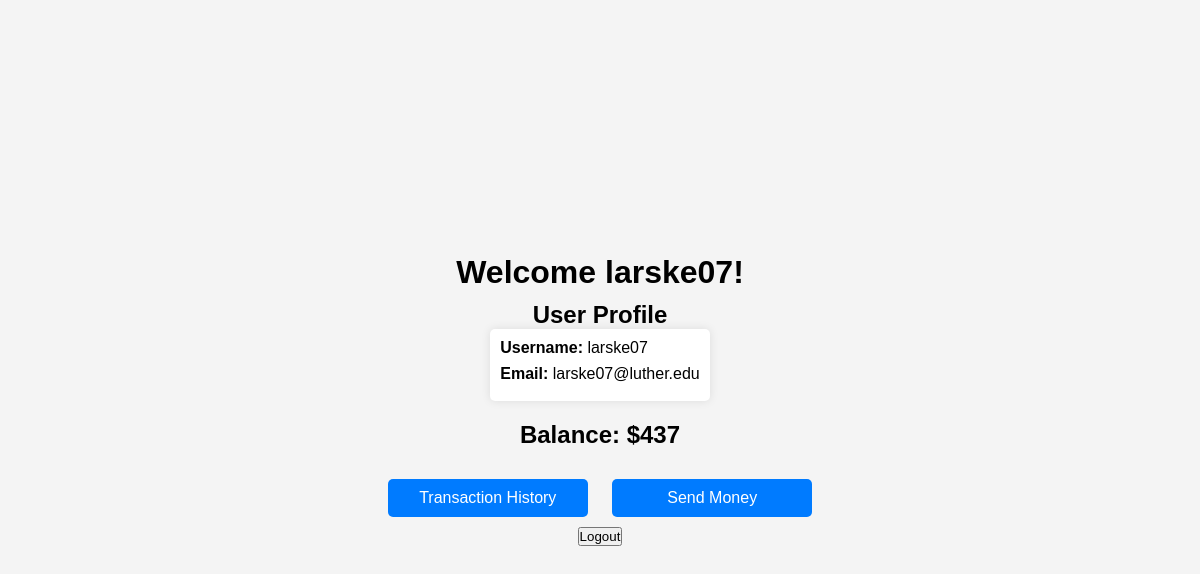
Page / (signed in) on the earlier database version.
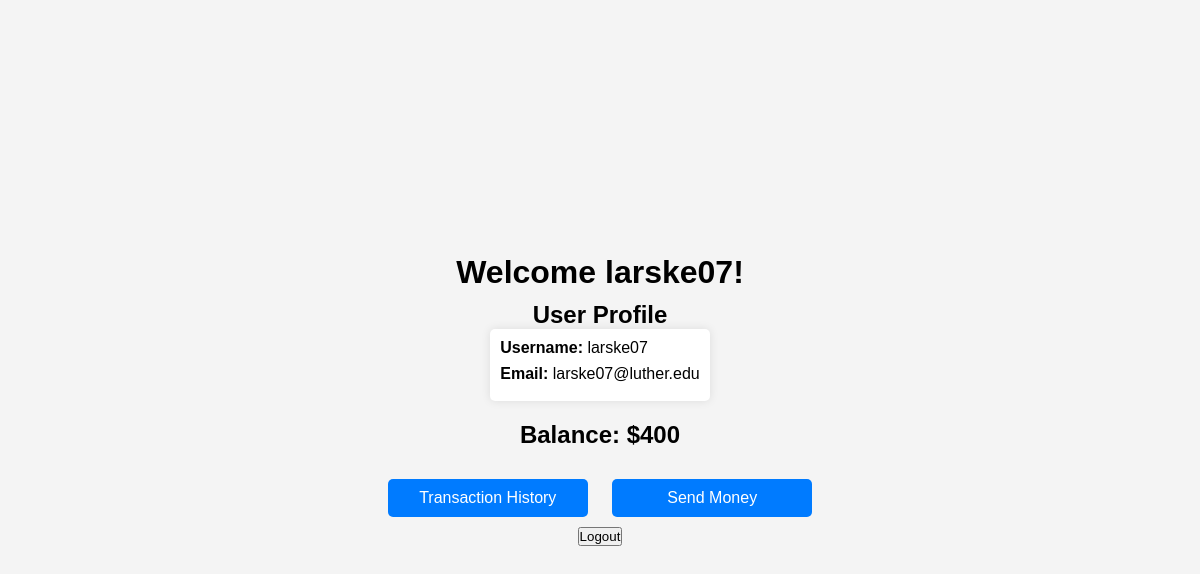
Same page on the later database version.
### models.py (models this page shows)
class User(db.Model):
    __tablename__ = 'users'
    user_id = db.Column(db.Integer, primary_key=True)
    user_name = db.Column(db.String(50), nullable=False)
    user_email = db.Column(db.String(50), nullable=False)
    user_password = db.Column(db.String(50), nullable=False)

class Account(db.Model):
    __tablename__ = 'accounts'
    account_id = db.Column(db.Integer, primary_key=True)
    u_id = db.Column(db.Integer, db.ForeignKey('users.user_id'), nullable=False)
    account_balance = db.Column(db.Integer, nullable=False)

### app.py (the view)
@app.route('/')
def index():
    if 'user_id' not in session:
        return redirect(url_for('login'))
    else :
        user_id = session['user_id']
        user = User.query.filter_by(user_id=user_id).first()
        username = user.user_name
        email = user.user_email
        account = Account.query.filter_by(u_id=user_id).first()
        balance = account.account_balance
        return render_template('index.html', username=username, email=email, balance=balance)

### templates/index.html
{% extends "base.html" %}
{% block content %}
<link rel="stylesheet" href="{{ url_for('static', filename='index.css') }}">
<div class="profile-container">
    <h1>Welcome {{username}}!</h1>
    <div class="user-profile">
        <h2>User Profile</h2>
        <div class="profile-info">
            <p><strong>Username:</strong> {{username}}</p>
            <p><strong>Email:</strong> {{email}}</p>
        </div>
    </div>
    <h2>Balance: ${{balance}}</h2>
    <div class="links">
        <a href="{{url_for('transaction_history')}}">Transaction History</a>
        <a href="{{url_for('send_money')}}">Send Money</a>
        <form action="{{ url_for('logout') }}" method="post">
            <button type="submit">Logout</button>
        </form>
    </div>
</div>
{% endblock %}

### templates/base.html (shortened to what this page needs)
<html>
  <head>
  </head>
  <body>
    {% block content %} {% endblock %}
  </body>
</html>

### static/index.css (style rules this page uses)
* { margin: 0; padding: 0; box-sizing: border-box; }
body { font-family: Arial, sans-serif; background-color: #f4f4f4; display: flex; justify-content: center; align-items: center; height: 100vh; }
.profile-container { text-align: center; }
h1 { font-size: 2em; margin-bottom: 10px; }
.user-profile { margin-bottom: 20px; }
.profile-info { background-color: #fff; padding: 10px; border-radius: 5px; box-shadow: 0 0 10px rgba(0, 0, 0, 0.1); display: inline-block; text-align: left; }
.profile-info p { margin-bottom: 8px; }
.links { margin-top: 20px; }
a { display: inline-block; width: 200px; padding: 10px; margin: 10px; text-decoration: none; color: #fff; background-color: #007bff; border-radius: 5px; transition: background-color 0.3s; }

Differences in the rows shown:
changed Account: account_balance "437" → "400"
